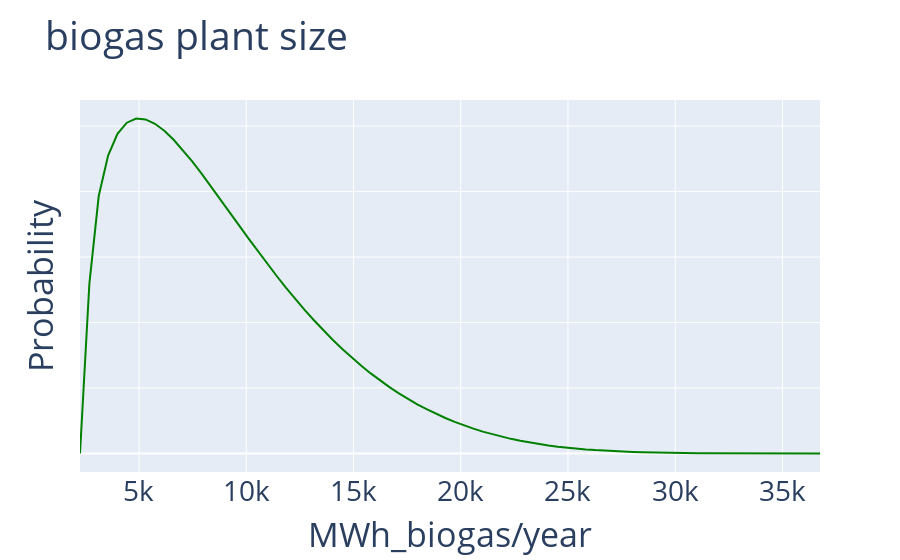
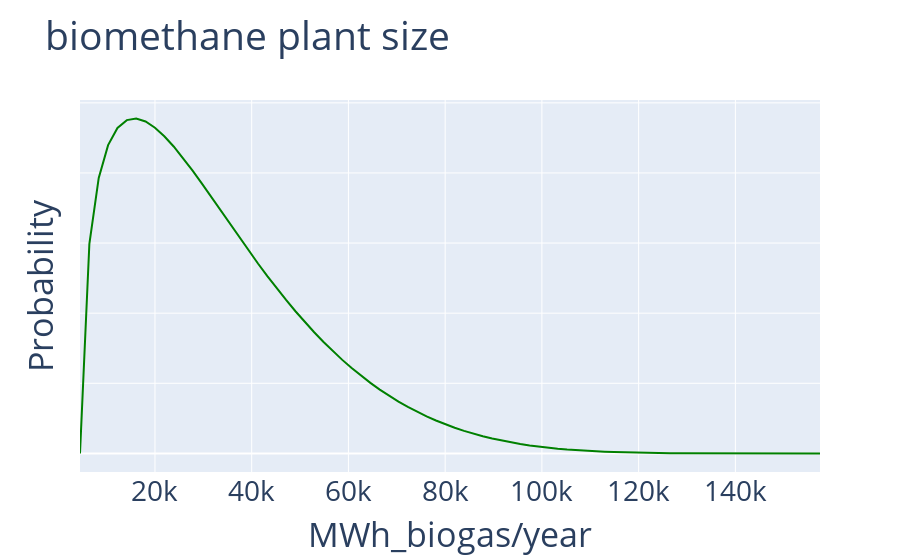
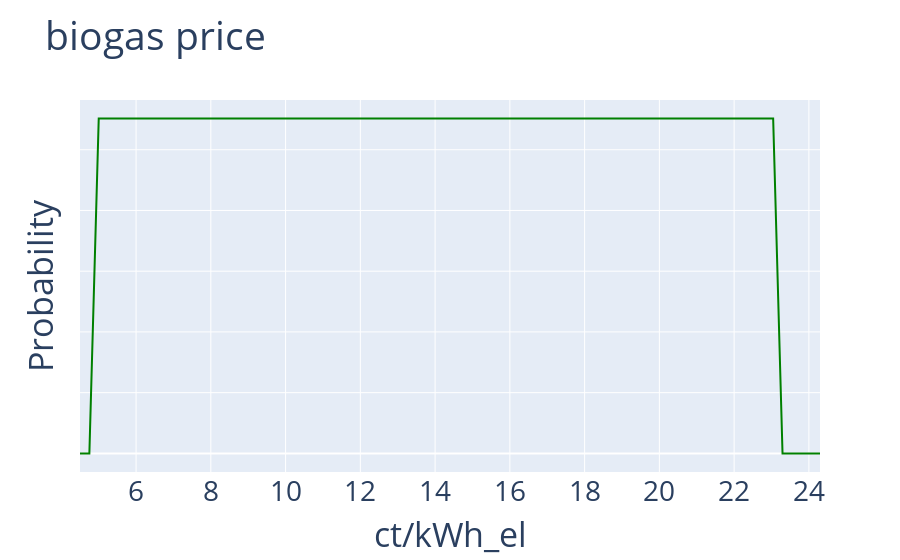
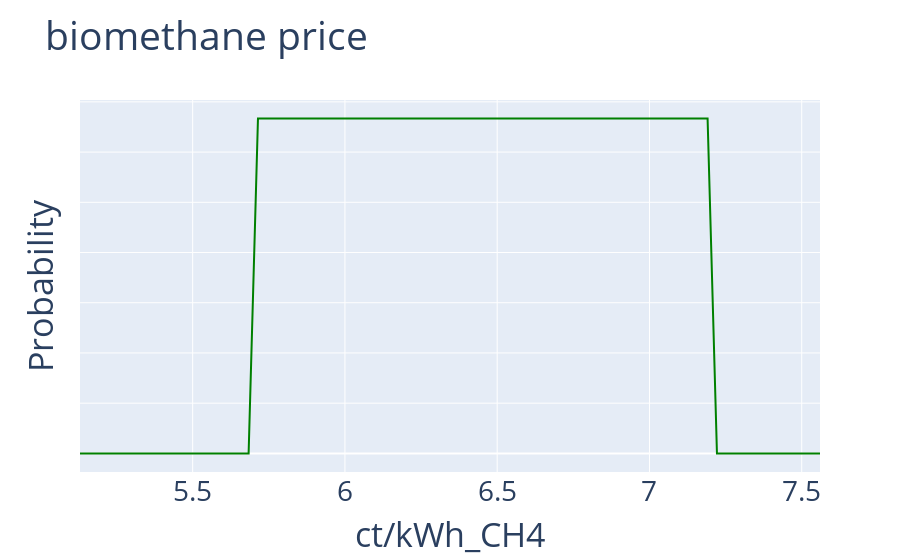

Source (notebook cell) for these figures, in order:
### Markdown cell above
## Visualisation of the parameters

### Code cell
def get_distribution(df_row):
    if (
        "distribution_type" not in df_row.index
        or df_row["distribution_type"] == "uniform"
    ):
        # uniform distribution starting at min and having a "scale" ov max-min
        dist = st.uniform(df_row["min"], df_row["max"] - df_row["min"])
        return dist
    elif df_row["distribution_type"] == "beta":
        # beta needs the parameters a,b,min and scale
        dist = st.beta(df_row["a"], df_row["b"], df_row["min"], df_row["scale"])
        return dist


def plot_distribution(pdf, df_row):
    min = df_row["min"]
    max = np.nanmax([df_row["max"], df_row["scale"]])
    x = np.linspace(min * 0.9, max * 1.05, 80)
    y = pdf.pdf(x)
    trace = go.Scatter(x=x, y=y, line_color="green")
    fig = go.Figure(
        data=trace,
        layout=dict(
            title=df_row["Parameter"],
            xaxis_title=df_row["Unit"],
            yaxis_title="Probability",
            font=dict(size=28),
        ),
    )
    fig.update_yaxes(showticklabels=False)
    fig.show()


economic_parameters.apply(lambda x: plot_distribution(get_distribution(x), x), axis=1)
